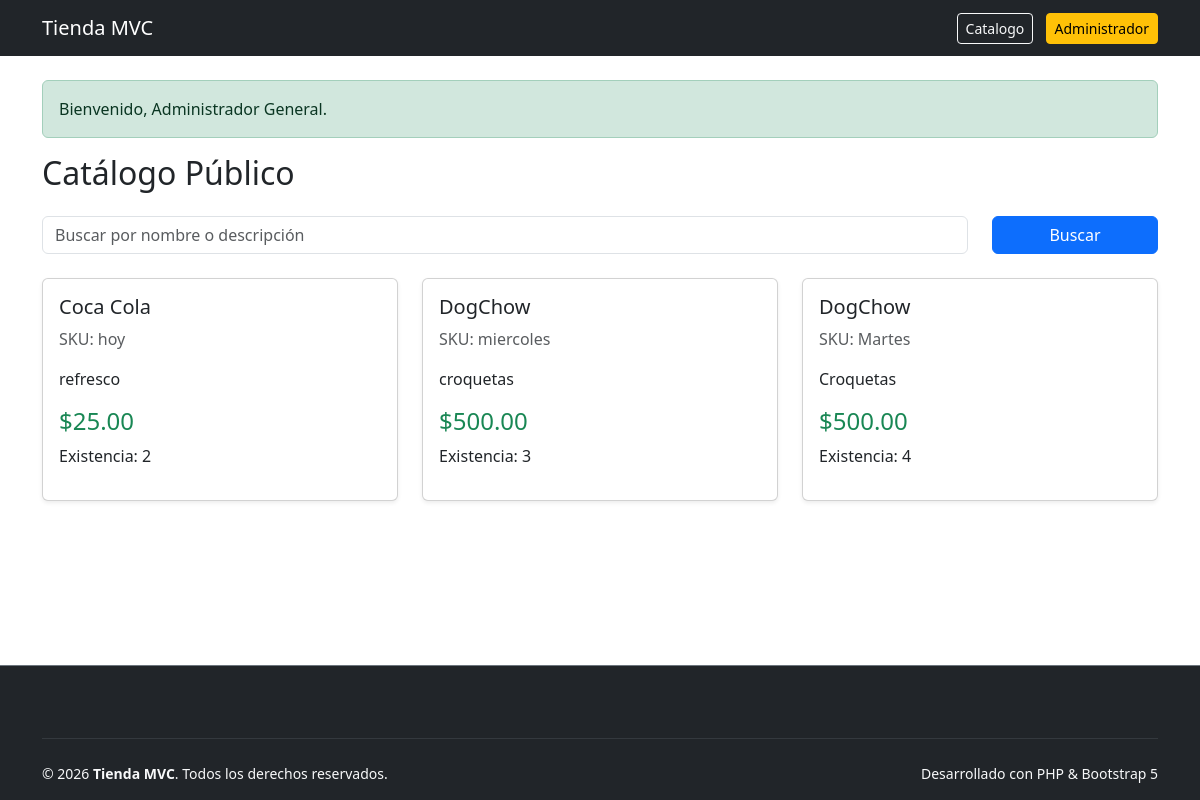
/ (signed in), run on the app's committed database.
### tables this page shows
CREATE TABLE `productos` (
  `id` int(11) NOT NULL AUTO_INCREMENT,
  `sku` varchar(50) NOT NULL,
  `nombre` varchar(100) NOT NULL,
  `descripcion` text NOT NULL,
  `precio_compra` decimal(10,2) NOT NULL,
  `precio_venta` decimal(10,2) NOT NULL,
  `existencia` int(11) NOT NULL DEFAULT 0,
  `create_at` timestamp NULL DEFAULT current_timestamp(),
  `updated_at` timestamp NULL DEFAULT current_timestamp() ON UPDATE current_timestamp(),
  PRIMARY KEY (`id`),
  UNIQUE KEY `sku` (`sku`)
);

### controllers/PublicController.php (called while the page is built, shortened)
<?php
class PublicController {
    public function catalogo(): void {
        $termino = trim ($_GET['buscar'] ?? '');
        $productoModel = new ProductoModel;
        $productos = $productoModel->buscarPublico($termino);
        require_once __DIR__ .'/../views/public/catalogo.php';
    }
}

### config/Database.php (called while the page is built, shortened)
<?php
    class database {
        private string $host = "localhost:3307";
        private string $dbname = "tienda_mvc";
        private string $username = "root";
        private string $password = "";
        private string $charset = 'utf8mb4';
public function connect(): PDO {
        try {
        $dsn = "mysql:host={$this->host};dbname={$this->dbname};charset={$this->charset}";
        $pdo = new PDO($dsn, $this->username, $this->password);
        $pdo->setAttribute(PDO::ATTR_ERRMODE, PDO::ERRMODE_EXCEPTION);
        $pdo->setAttribute(PDO::ATTR_DEFAULT_FETCH_MODE, PDO::FETCH_ASSOC);
        return $pdo;
        } catch (PDOException $e) {
        die('Error de conexión: ' . $e->getMessage());
        }
    }
}
?>

### models/ProductoModel.php (called while the page is built, shortened)
<?php
class ProductoModel
{
    private PDO $conexion;
    public function __construct()
    {
        $db = new Database();
        $this->conexion = $db->connect();
    }
    public function obtenerTodos(): array
    {
        try {
            $sql = 'SELECT * FROM productos ORDER BY id DESC';
            $stmt = $this->conexion->query($sql);
            return $stmt->fetchAll();
        } catch (PDOException $e) {
            return [];
        }
    }
    public function buscarPublico(string $termino = ''): array
    {
        try {
            if (trim($termino) === '') {
                return $this->obtenerTodos();
            }
            $sql = 'SELECT * FROM productos WHERE nombre LIKE :termino OR descripcion LIKE :termino ORDER BY id DESC';
            $stmt = $this->conexion->prepare($sql);
            $busqueda = '%' . $termino . '%';
            $stmt->bindParam(':termino', $busqueda);
            $stmt->execute();
            return $stmt->fetchAll();
        } catch (PDOException $e) {
            return [];
        }
    }
}

### views/public/catalogo.php (the view, shortened to what this page needs)
<?php require_once __DIR__ . '/../layouts/header.php'; ?>
<h2 class="mb-4">Catálogo Público</h2>
<form method="GET"
    class="row mb-4">
    <div class="col-md-10">
        <input type="text"
            name="buscar"
            class="form-control"
            placeholder="Buscar por nombre o descripción"
            value="<?= htmlspecialchars($termino); ?>">
    </div>
    <div class="col-md-2">
        <button type="submit"
            class="btn btn-primary w-100">
            Buscar
        </button>
    </div>
</form>
<div class="row">
    <?php foreach ($productos as $producto): ?>
        <div class="col-md-4 mb-4">
            <div class="card h-100 shadow-sm">
                <div class="card-body">
                    <h5 class="card-title">
                        <?= $producto['nombre']; ?>
                    </h5>
                    <p class="text-muted">
                        SKU: <?= $producto['sku']; ?>
                    </p>
                    <p>
                        <?= $producto['descripcion']; ?>
                    </p>
                    <h4 class="text-success">
                        $<?= $producto['precio_venta']; ?>
                    </h4>
                    <p>
                        Existencia:
                        <?= $producto['existencia']; ?>
                    </p>
                </div>
            </div>
        </div>
    <?php endforeach; ?>
</div>
<?php require_once __DIR__ . '/../layouts/footer.php'; ?>

### data on the page
productos: nombre "Coca Cola", sku "hoy", descripcion "refresco", precio_venta "25.00", existencia "2"
productos: nombre "DogChow", sku "miercoles", descripcion "croquetas", precio_venta "500.00", existencia "3"
productos: nombre "DogChow", sku "Martes", descripcion "Croquetas", precio_venta "500.00", existencia "4"

### other printed values
$_SESSION['success'] "Bienvenido, Administrador General."
